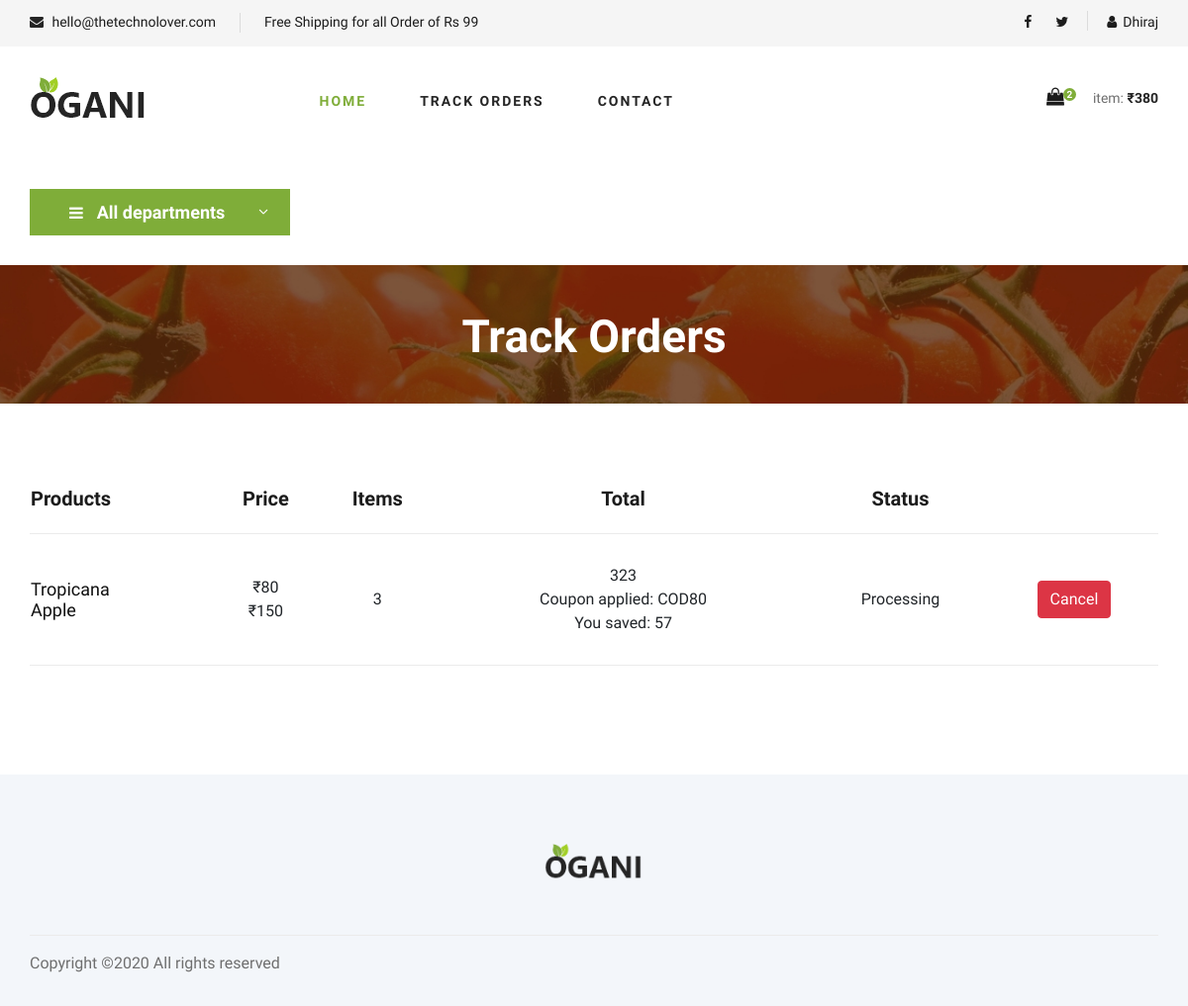
Screenshot of /tracking.php (signed in) with the database file from the repository.
### tables this page shows
CREATE TABLE `order_items` (
  `id` int(11) NOT NULL,
  `orderid` int(11) NOT NULL,
  `productid` int(11) NOT NULL,
  `price` double NOT NULL,
  `quantity` int(11) NOT NULL,
  `weight` double NOT NULL,
  `title` varchar(255) NOT NULL
);

CREATE TABLE `orders` (
  `id` int(11) NOT NULL,
  `userid` int(11) NOT NULL,
  `date` datetime NOT NULL,
  `total` double NOT NULL,
  `transactionid` varchar(255) NOT NULL,
  `pincode` varchar(11) NOT NULL,
  `address` text NOT NULL,
  `landmark` text NOT NULL,
  `coupon` varchar(255) DEFAULT NULL,
  `saved` int(11) NOT NULL,
  `status` varchar(255) NOT NULL
);

### core/Session.php (called while the page is built, shortened)
<?php
    class Session {
        private $signed_in;
        public function is_signed_in(){
            return $this->signed_in;
        }
        private function check_login_status() {
            if(isset($_SESSION['user_id'])) {
                $this->signed_in = true;
                $this->user_id = $_SESSION['user_id'];
                $this->name = $_SESSION['name'];
            }else{
                unset($this->user_id);
                unset($this->role);
                $this->signed_in = false;
                unset($this->name);
                unset($_SESSION['name']);
            }
        }
    }
    $Session = new Session();

### core/Database.php (called while the page is built, shortened)
<?php
    class Database {
        private $connection;
        public function set_connection(){
            $this->connection = mysqli_connect(DB_HOST, DB_USER, DB_PASSWORD, DB_DATABASE);
        }
        public function query($query){
            $result = mysqli_query($this->connection, $query);
            if($result){
                return $result;
            }
            return false;
        }
    }
    $database = new Database();

### core/Crud.php (called while the page is built, shortened)
<?php
    class Crud {
        public static function read($query) {
            global $database;
            $result = $database->query($query);
            if ($result) {
                $array = array();
                while ($row = mysqli_fetch_assoc($result)) {
                    $array[] = $row;
                }
                return $array;
            }
            return false;
        }
    }

### frontend/tracking.php (called while the page is built, shortened)
<?php
    include ("includes.php");
    if($Session->is_signed_in()){
        $results = Crud::read("select orders.id, orders.total, orders.date, orders.transactionid, orders.coupon, orders.saved, orders.status, order_items.title, order_items.quantity, order_items.price from orders, order_items, products where orders.id = order_items.orderid and order_items.productid = products.id and orders.userid = ". $Session->user_id . " order by orders.date desc, orders.id");
        if(sizeof($results) > 0){
            $groupedResults = groupByAggregate($results,
                "id",
                array("title", "price", "quantity"),
                array("id", "total", "transactionid", "coupon", "saved", "status")
            );
        }else{
            $groupedResults = array();
        }
    }

### frontend/includes.php (called while the page is built, shortened)
<?php
    if($Session->is_signed_in()){
        $cart = Crud::read("select sum(price*quantity) as s from products, cart where products.id = cart.productid and cart.userid = $Session->user_id");
    }

### helpers/functions.php (called while the page is built, shortened)
<?php
    function groupByAggregate($result, $groupBy, $aggregate, $pushAttr){
		$output = array();
		for($i=0;$i<sizeof($aggregate);$i++){
			$res[$aggregate[$i]] = array();
			$str[$aggregate[$i]] = array();
			$temp[$aggregate[$i]] = array();
		}
		$currentId = $result[0][$groupBy];
		foreach($result as $row){
			for($i=0;$i<sizeof($aggregate);$i++){
				if(!in_array($row[$groupBy], $temp[$aggregate[$i]])){
					array_push($temp[$aggregate[$i]], $row[$groupBy]);
					$currentId = $row[$groupBy];
					for($j=0;$j<sizeof($pushAttr);$j++){
						$res[$pushAttr[$j]] = $row[$pushAttr[$j]];
					}
				}
				if(!in_array($row[$aggregate[$i]], $str[$aggregate[$i]])){
					array_push($str[$aggregate[$i]], $row[$aggregate[$i]]);
				}
			}
			$currentId = $row[$groupBy];
		}
		for($i=0;$i<sizeof($aggregate);$i++){
			$res[$aggregate[$i]] = $str[$aggregate[$i]];
			$res["count_".$aggregate[$i]] = sizeof($str[$aggregate[$i]]);
		}
		array_push($output, $res);
		return $output;
	}

### core/Crypter.php (called while the page is built, shortened)
<?php
    class Cryptor{
        protected $method = 'aes-128-ctr';
        private $key;
        protected function iv_bytes(){
            return openssl_cipher_iv_length($this->method);
        }
        public function __construct($key = FALSE, $method = FALSE){
            if(ctype_print($key)) {
                $this->key = openssl_digest($key, 'SHA256', TRUE);
            } else {
                $this->key = $key;
            }
        }
        public function encrypt($data){
            $iv = openssl_random_pseudo_bytes($this->iv_bytes());
            return bin2hex($iv) . openssl_encrypt($data, $this->method, $this->key, 0, $iv);
        }
    }
    $cryptor = new Cryptor(ENCRYPTION_KEY);

### tracking.php (the view, shortened to what this page needs)
<?php
    include ("./configs/init.php");
    include ("./frontend/tracking.php");
?>
<!DOCTYPE html>
<html lang="zxx">
<?php get_header_frontend(); ?>
<body>
    <?php get_navbar_frontend($departments, $Session, $cartItems, $cartPrice); ?>
    <section class="breadcrumb-section set-bg" data-setbg="<?php echo STATIC_PATH ?>images/img/breadcrumb.jpg">
        <div class="container">
            <div class="row">
                <div class="col-lg-12 text-center">
                    <div class="breadcrumb__text">
                        <h2>Track Orders</h2>
                    </div>
                </div>
            </div>
        </div>
    </section>
    <?php
        if($Session->is_signed_in()){
            ?>
    <section class="shoping-cart spad">
        <div class="container">
            <div class="row">
                <div class="col-lg-12">
                    <div class="shoping__cart__table">
                        <table>
                            <thead>
                                <tr>
                                    <th class="shoping__product">Products</th>
                                    <th>Price</th>
                                    <th>Items</th>
                                    <th>Total</th>
                                    <th>Status</th>
                                    <th></th>
                                </tr>
                            </thead>
                            <tbody>
                                <?php
                                    if(sizeof($groupedResults) > 0){
                                        foreach($groupedResults as $rows){
                                            ?>
                                <tr>
                                    <td style="text-align: left;">
                                        <?php
                                            foreach($rows['title'] as $row){
                                                ?>
                                                <h5><?php echo $row; ?></h5>
                                                <?php
                                            }
                                        ?>
                                    </td>
                                    <td>
                                    <?php
                                            foreach($rows['price'] as $row){
                                                ?>
                                                ₹<?php echo $row; ?><br/>
                                                <?php
                                            }
                                        ?>
                                    </td>
                                    <td>
                                        <?php
                                            $sum = 0;
                                            foreach($rows['quantity'] as $row){
                                                $sum += $row;
                                            }
                                            echo $sum;
                                        ?>
                                    </td>
                                    <td>
                                        <?php echo $rows['total']; ?>
                                        <?php
                                            if($rows['coupon'] != ''){
                                                ?>
                                                <br/>Coupon applied: <?php echo $rows['coupon'] ?>
                                                <br/>You saved: <?php echo $rows['saved'] ?>
                                                <?php
                                            }
                                        ?>
                                    </td>
                                    <td>
                                    <?php echo $rows['status']; ?>
                                    </td>
                                    <?php
                                        if($rows['status'] !== 'Delivered'){
                                            ?>
                                            <td>
                                                <span><a class="btn btn-danger" href="./frontend/cancel.php?id=<?php echo $cryptor->encrypt($rows['id']) ?>">Cancel</a></span>
                                            </td>
                                            <?php
                                        }
                                    ?>
                                </tr>
                                            <?php
                                        }
                                    }else{
                                        ?>
                                        No orders available.
                                        <?php
                                    }
                                ?>
                            </tbody>
                        </table>
                    </div>
                </div>
            </div>
        </div>
    </section>
            <?php
        }else{
            ?>
            Please login first.
            <?php
        }
    ?>
    <?php get_footer_frontend(); ?>
</body>
</html>

### components/frontend.php (shortened to what this page needs)
<?php
    function get_header_frontend(){
        ?>
<head>
    <link rel="stylesheet" href="https://cdnjs.cloudflare.com/ajax/libs/font-awesome/4.7.0/css/font-awesome.min.css">
    <link rel="stylesheet" href="<?php echo STATIC_PATH ?>css/bootstrap.min.css" type="text/css">
    <link rel="stylesheet" href="<?php echo STATIC_PATH ?>css/font-awesome.min.css" type="text/css">
    <link rel="stylesheet" href="<?php echo STATIC_PATH ?>css/elegant-icons.css" type="text/css">
    <link rel="stylesheet" href="<?php echo STATIC_PATH ?>css/nice-select.css" type="text/css">
    <link rel="stylesheet" href="<?php echo STATIC_PATH ?>css/jquery-ui.min.css" type="text/css">
    <link rel="stylesheet" href="<?php echo STATIC_PATH ?>css/owl.carousel.min.css" type="text/css">
    <link rel="stylesheet" href="<?php echo STATIC_PATH ?>css/slicknav.min.css" type="text/css">
    <link rel="stylesheet" href="<?php echo STATIC_PATH ?>css/style.css" type="text/css">
</head>
        <?php
    }
    function get_navbar_frontend($departments, $Session, $cartItems, $cartPrice){
        ?>
    <header class="header mb-5">
        <div class="header__top mb-3">
            <div class="container">
                <div class="row">
                    <div class="col-lg-6 col-md-6">
                        <div class="header__top__left">
                            <ul>
                                <li><i class="fa fa-envelope"></i> hello@thetechnolover.com</li>
                                <li>Free Shipping for all Order of Rs 99</li>
                            </ul>
                        </div>
                    </div>
                    <div class="col-lg-6 col-md-6">
                        <div class="header__top__right">
                            <div class="header__top__right__social">
                                <a href="#"><i class="fa fa-facebook"></i></a>
                                <a href="#"><i class="fa fa-twitter"></i></a>
                            </div>
                            <div class="header__top__right__auth">
                                <?php
                                    if($Session->is_signed_in()){
                                        ?><a href="logout.php"><i class="fa fa-user"></i><?php echo $Session->name ?></a><?php
                                    }else{
                                        ?><a href="login.php"><i class="fa fa-user"></i> Login</a><?php
                                    }
                                ?>
                            </div>
                        </div>
                    </div>
                </div>
            </div>
        </div>
        <div class="container">
            <div class="row">
                <div class="col-lg-3">
                    <div class="header__logo">
                        <a href="<?php echo SERVER_ROOT ?>"><img src="<?php echo STATIC_PATH ?>images/img/logo.png" alt=""></a>
                    </div>
                </div>
                <div class="col-lg-6">
                    <nav class="header__menu">
                        <ul>
                            <li class="active"><a href="<?php echo SERVER_ROOT ?>">Home</a></li>
                            <li><a href="<?php echo SERVER_ROOT . 'tracking.php' ?>">Track Orders</a></li>
                            <li><a href="<?php echo SERVER_ROOT . 'contact.php' ?>">Contact</a></li>
                        </ul>
                    </nav>
                </div>
                <div class="col-lg-3">
                    <div class="header__cart">
                        <ul>
                            <li><a href="cart.php"><i class="fa fa-shopping-bag"></i> <span class='shopping-cart-items'><?php echo $cartItems ?></span></a></li>
                        </ul>
                        <div class="header__cart__price">item: <span class='shopping-cart-price'>₹<?php echo $cartPrice ?></span></div>
                    </div>
                </div>
            </div>
        </div>
    </header>
    <section class="hero hero-normal">
        <div class="container">
            <div class="row">
                <div class="col-lg-3">
                    <div class="hero__categories">
                        <div class="hero__categories__all">
                            <i class="fa fa-bars"></i>
                            <span>All departments</span>
                        </div>
                    </div>
                </div>
                <div class="col-lg-9">
                </div>
            </div>
        </div>
    </section>
        <?php
    }
    function get_footer_frontend(){
        ?>
    <footer class="footer spad">
        <div class="container">
            <div class="row">
                <div class="col-sm-12">
                    <div class="footer__about">
                        <div class="footer__about__logo">
                            <a href="./index.html"><img src="<?php echo STATIC_PATH ?>images/img/logo.png" alt=""></a>
                        </div>
                    </div>
                </div>
            </div>
            <div class="row">
                <div class="col-lg-12">
                    <div class="footer__copyright">
                        <div class="footer__copyright__text"><p class="text-center">Copyright &copy;<script>document.write(new Date().getFullYear());</script> All rights reserved</p></div>
                    </div>
                </div>
            </div>
        </div>
    </footer>
        <?php
    }
        ?>

### rows the page displays
order_items: quantity "2", row "Tropicana", row "Apple", row "80", row "150", sum "3", orderid.total "323", orderid.coupon "COD80", orderid.saved "57", orderid.status "Processing"

### other values shown
$Session->name "Dhiraj"
$cartPrice "380"
